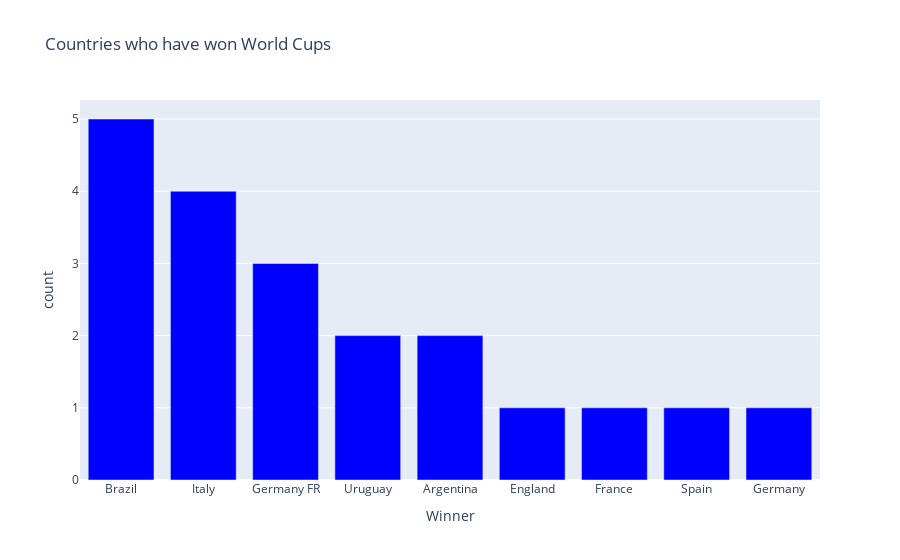

The cell this chart's notebook holds for it:
### Code cell
# Insight 1 : Brazil has won the tournament most number of times
fig = px.bar(data_countries,  y='count', title='Countries who have won World Cups', color_discrete_sequence=['blue'])
fig.show()

### Figure 1 — Plotly figure (JSON) as saved in the notebook; plotly's stock layout.template omitted (floating-point values rounded to 4 significant figures)
{"data": [{"alignmentgroup": "True", "hovertemplate": "Winner=%{x}<br>count=%{y}<extra></extra>", "legendgroup": "", "marker": {"color": "blue", "pattern": {"shape": ""}}, "name": "", "offsetgroup": "", "orientation": "v", "showlegend": false, "textposition": "auto", "type": "bar", "x": ["Brazil", "Italy", "Germany FR", "Uruguay", "Argentina", "England", "France", "Spain", "Germany"], "xaxis": "x", "y": [5, 4, 3, 2, 2, 1, 1, 1, 1], "yaxis": "y"}], "layout": {"autosize": true, "barmode": "relative", "legend": {"tracegroupgap": 0}, "title": {"text": "Countries who have won World Cups"}, "xaxis": {"anchor": "y", "autorange": true, "domain": [0, 1], "range": [-0.5, 8.5], "title": {"text": "Winner"}, "type": "category"}, "yaxis": {"anchor": "x", "autorange": true, "domain": [0, 1], "range": [0, 5.263], "title": {"text": "count"}, "type": "linear"}}}
